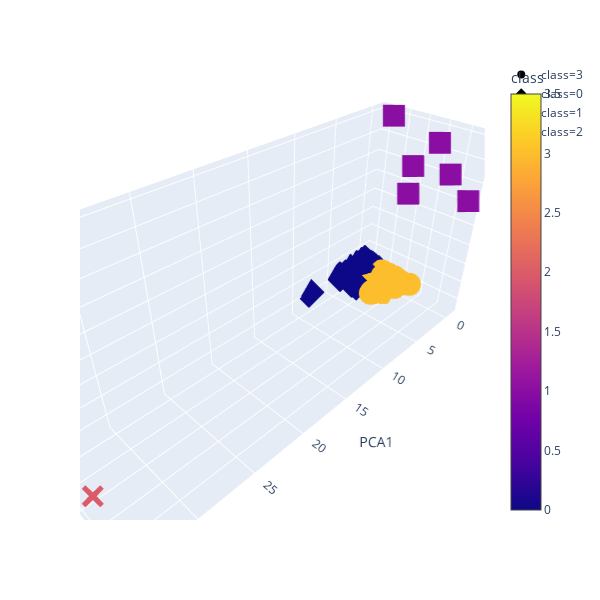

The notebook cell this image was saved under:
### Markdown cell above
### Visualizing Results

#### 3D-Scatter with Clusters

### Code cell
# Creating a 3D-Scatter with the PCA data and the clusters
fig = px.scatter_3d(coin_pca_df, x="PCA1", y="PCA2", z="PCA3", color="class", symbol="class", width=600)
fig.show()

### Figure 1 — Plotly figure (JSON) as saved in the notebook; plotly's stock layout.template omitted (floating-point values rounded to 4 significant figures; data arrays with more than 128 entries replaced by an {"elided": "..."} marker saying what was removed)
{"data": [{"hoverlabel": {"namelength": 0}, "hovertemplate": "class=%{marker.color}<br>PCA1=%{x}<br>PCA2=%{y}<br>PCA3=%{z}", "legendgroup": "class=3", "marker": {"color": {"elided": "285 int values"}, "coloraxis": "coloraxis", "symbol": "circle"}, "mode": "markers", "name": "class=3", "scene": "scene", "showlegend": true, "type": "scatter3d", "x": {"elided": "285 float values"}, "y": {"elided": "285 float values"}, "z": {"elided": "285 float values"}}, {"hoverlabel": {"namelength": 0}, "hovertemplate": "class=%{marker.color}<br>PCA1=%{x}<br>PCA2=%{y}<br>PCA3=%{z}", "legendgroup": "class=0", "marker": {"color": {"elided": "241 int values"}, "coloraxis": "coloraxis", "symbol": "diamond"}, "mode": "markers", "name": "class=0", "scene": "scene", "showlegend": true, "type": "scatter3d", "x": {"elided": "241 float values"}, "y": {"elided": "241 float values"}, "z": {"elided": "241 float values"}}, {"hoverlabel": {"namelength": 0}, "hovertemplate": "class=%{marker.color}<br>PCA1=%{x}<br>PCA2=%{y}<br>PCA3=%{z}", "legendgroup": "class=1", "marker": {"color": [1, 1, 1, 1, 1, 1], "coloraxis": "coloraxis", "symbol": "square"}, "mode": "markers", "name": "class=1", "scene": "scene", "showlegend": true, "type": "scatter3d", "x": [-0.1856, -0.191, -0.33, -0.5102, -0.5803, -0.3997], "y": [1.798, 7.63, 5.514, -0.931, 1.662, 3.993], "z": [9.488, 10.76, 12.46, 15.94, 12.01, 14.81]}, {"hoverlabel": {"namelength": 0}, "hovertemplate": "class=%{marker.color}<br>PCA1=%{x}<br>PCA2=%{y}<br>PCA3=%{z}", "legendgroup": "class=2", "marker": {"color": [2], "coloraxis": "coloraxis", "symbol": "x"}, "mode": "markers", "name": "class=2", "scene": "scene", "showlegend": true, "type": "scatter3d", "x": [34.16], "y": [2.225], "z": [-0.5597]}], "layout": {"coloraxis": {"colorbar": {"title": {"text": "class"}}, "colorscale": [[0, "#0d0887"], [0.1111, "#46039f"], [0.2222, "#7201a8"], [0.3333, "#9c179e"], [0.4444, "#bd3786"], [0.5556, "#d8576b"], [0.6667, "#ed7953"], [0.7778, "#fb9f3a"], [0.8889, "#fdca26"], [1, "#f0f921"]]}, "height": 600, "legend": {"tracegroupgap": 0}, "margin": {"t": 60}, "scene": {"aspectmode": "auto", "aspectratio": {"x": 1.916, "y": 0.5622, "z": 0.9286}, "domain": {"x": [0, 0.98], "y": [0, 1]}, "xaxis": {"title": {"text": "PCA1"}, "type": "linear"}, "yaxis": {"title": {"text": "PCA2"}, "type": "linear"}, "zaxis": {"title": {"text": "PCA3"}, "type": "linear"}}, "width": 600}}
